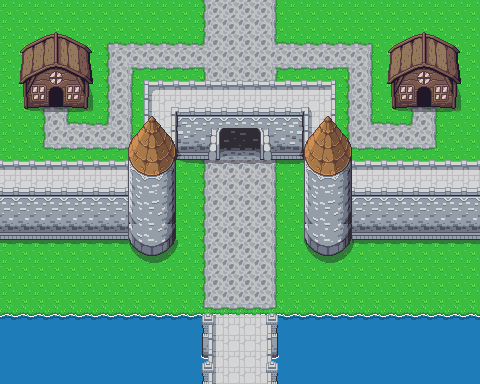

A 2D game scene composited from a Tiled map and its tileset images. What follows is a short description and the map's XML, with each tile layer's data collapsed to a summary:
An orthogonal 30x24 tile map with 16x16 px tiles, 12 tile layers (Grass and Water, Cobblestone, Bridge, Castle Walls Bottom, ...), 2 tilesets and 21 objects (16x Obstacle, 5x Load Point).

<map version="1.0" tiledversion="2017.06.27" orientation="orthogonal" renderorder="right-down" width="30" height="24" tilewidth="16" tileheight="16" backgroundcolor="#000000" nextobjectid="57">
 <tileset firstgid="1" name="Overworld" tilewidth="16" tileheight="16" tilecount="1440" columns="40">
  <image source="Tilesets/PNGs/Overworld.png" trans="000000" width="640" height="576" />
  <terraintypes>
   <terrain name="Light Grass" tile="161" />
   <terrain name="Cobblestone" tile="496" />
  </terraintypes>
  <tile id="120" terrain=",,,0" />
  <tile id="121" terrain=",,0,0" />
  <tile id="122" terrain=",,0," />
  <tile id="160" terrain=",0,,0" />
  <tile id="161" terrain="0,0,0,0" />
  <tile id="162" terrain="0,,0," />
  <tile id="200" terrain=",0,," />
  <tile id="201" terrain="0,0,," />
  <tile id="202" terrain="0,,," />
  <tile id="240" terrain="0,0,0," />
  <tile id="241" terrain="0,0,,0" />
  <tile id="280" terrain="0,,0,0" />
  <tile id="281" terrain=",0,0,0" />
  <tile id="455" terrain=",,,1" />
  <tile id="456" terrain=",,1,1" />
  <tile id="457" terrain=",,1," />
  <tile id="495" terrain=",1,,1" />
  <tile id="496" terrain="1,1,1,1" />
  <tile id="497" terrain="1,,1," />
  <tile id="535" terrain=",1,," />
  <tile id="536" terrain="1,1,," />
  <tile id="537" terrain="1,,," />
  <tile id="575" terrain="1,1,1," />
  <tile id="576" terrain="1,1,,1" />
  <tile id="615" terrain="1,,1,1" />
  <tile id="616" terrain=",1,1,1" />
 </tileset>
 <tileset firstgid="1441" name="Cave" tilewidth="16" tileheight="16" tilecount="1000" columns="40">
  <image source="Tilesets/PNGs/cave.png" trans="000000" width="640" height="400" />
 </tileset>
 <layer name="Grass and Water" width="30" height="24">
  <data>[720 cells, 720 non-empty, 3 distinct tile ids]</data>
 </layer>
 <layer name="Cobblestone" width="30" height="24">
  <data>[720 cells, 216 non-empty, 13 distinct tile ids]</data>
 </layer>
 <layer name="Bridge" width="30" height="24">
  <data>[720 cells, 30 non-empty, 20 distinct tile ids]</data>
 </layer>
 <layer name="Castle Walls Bottom" width="30" height="24">
  <data>[720 cells, 96 non-empty, 12 distinct tile ids]</data>
 </layer>
 <layer name="Buildings Bottom" width="30" height="24">
  <data>[720 cells, 20 non-empty, 10 distinct tile ids]</data>
 </layer>
 <layer name="Castle Decor 1" width="30" height="24">
  <data>[720 cells, 12 non-empty, 12 distinct tile ids]</data>
 </layer>
 <layer name="Castle Decor 2" width="30" height="24">
  <data>[720 cells, 12 non-empty, 12 distinct tile ids]</data>
 </layer>
 <layer name="Castle Towers Bottom" width="30" height="24">
  <data>[720 cells, 32 non-empty, 13 distinct tile ids]</data>
 </layer>
 <layer name="Hero" width="30" height="24">
  <data>[720 cells, 0 non-empty, 0 distinct tile ids]</data>
 </layer>
 <layer name="Buildings Top" width="30" height="24">
  <data>[720 cells, 30 non-empty, 15 distinct tile ids]</data>
 </layer>
 <layer name="Castle Walls Top" width="30" height="24">
  <data>[720 cells, 68 non-empty, 11 distinct tile ids]</data>
 </layer>
 <layer name="Castle Towers Top" width="30" height="24">
  <data>[720 cells, 30 non-empty, 15 distinct tile ids]</data>
 </layer>
 <objectgroup color="#aa0000" name="Obstacles">
  <object id="17" type="Obstacle" x="0" y="176" width="128" height="64" />
  <object id="18" type="Obstacle" x="352" y="176" width="128" height="64" />
  <object id="19" type="Obstacle" x="304" y="176" width="48" height="80" />
  <object id="20" type="Obstacle" x="128" y="176" width="48" height="80" />
  <object id="21" type="Obstacle" x="144" y="96" width="32" height="80" />
  <object id="22" type="Obstacle" x="304" y="96" width="32" height="80" />
  <object id="23" type="Obstacle" x="256" y="96" width="48" height="64" />
  <object id="26" type="Obstacle" x="176" y="96" width="48" height="64" />
  <object id="30" type="Obstacle" x="64" y="48" width="32" height="64" />
  <object id="31" type="Obstacle" x="16" y="48" width="32" height="64" />
  <object id="32" type="Obstacle" x="48" y="48" width="16" height="48" />
  <object id="33" type="Obstacle" x="416" y="48" width="16" height="48" />
  <object id="34" type="Obstacle" x="384" y="48" width="32" height="64" />
  <object id="36" type="Obstacle" x="432" y="48" width="32" height="64" />
  <object id="39" type="Obstacle" x="0" y="320" width="208" height="64" />
  <object id="40" type="Obstacle" x="272" y="320" width="208" height="64" />
 </objectgroup>
 <objectgroup color="#0000ff" name="Load Points">
  <object id="46" type="Load Point" x="208" y="368" width="16" height="16">
   <properties>
    <property name="new_loc_x" type="int" value="13" />
    <property name="new_loc_y" type="int" value="1" />
    <property name="new_map" value="Maps/Wild_1.tmx" />
   </properties>
  </object>
  <object id="51" type="Load Point" x="224" y="368" width="16" height="16">
   <properties>
    <property name="new_loc_x" type="int" value="14" />
    <property name="new_loc_y" type="int" value="1" />
    <property name="new_map" value="Maps/Wild_1.tmx" />
   </properties>
  </object>
  <object id="52" type="Load Point" x="240" y="368" width="16" height="16">
   <properties>
    <property name="new_loc_x" type="int" value="15" />
    <property name="new_loc_y" type="int" value="1" />
    <property name="new_map" value="Maps/Wild_1.tmx" />
   </properties>
  </object>
  <object id="53" type="Load Point" x="256" y="368" width="16" height="16">
   <properties>
    <property name="new_loc_x" type="int" value="16" />
    <property name="new_loc_y" type="int" value="1" />
    <property name="new_map" value="Maps/Wild_1.tmx" />
   </properties>
  </object>
  <object id="56" type="Load Point" x="48" y="96" width="16" height="16">
   <properties>
    <property name="new_loc_x" type="int" value="14" />
    <property name="new_loc_y" type="int" value="22" />
    <property name="new_map" value="Maps/Dungeon_1.tmx" />
   </properties>
  </object>
 </objectgroup>
 <objectgroup name="Combat Areas" />
</map>
